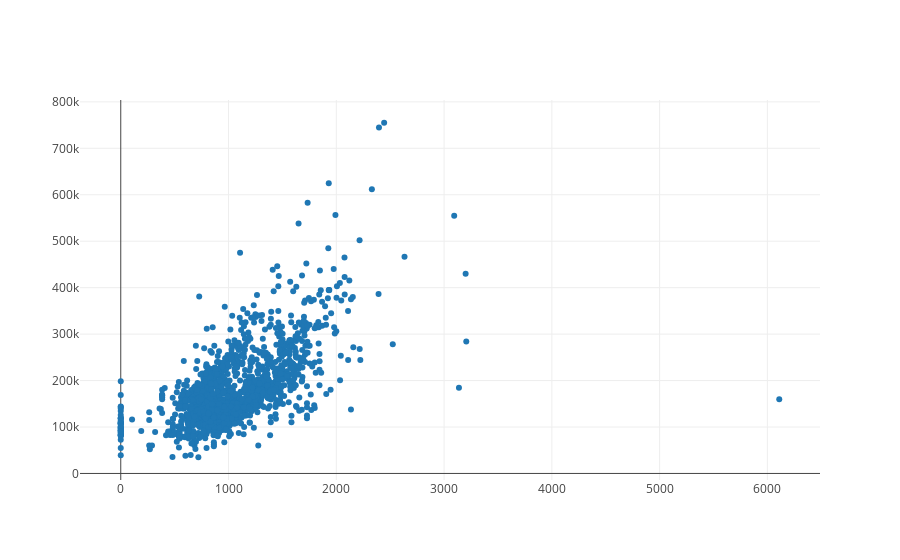

The notebook cell this image was saved under:
### Markdown cell above
## Dealing with Outliers
Lets look a possible outlier. It may not be an outlier and it may be best to keep the column as is, but lets just pretend it is actually an outlier.

### Code cell
import plotly.graph_objs as go
from plotly.offline import download_plotlyjs, init_notebook_mode, plot, iplot
init_notebook_mode(connected=True)

original_train.select('TotalBsmtSF',Y).toPandas().head()
trace = go.Scatter(
    x = original_train.select('TotalBsmtSF').rdd.flatMap(list).collect(),
    y = original_train.select(Y).rdd.flatMap(list).collect(),
    mode = 'markers'
)
data = [trace]

# Plot and embed in ipython notebook!
iplot(data)#, filename='basic-scatter')

### Figure 1 — Plotly figure (JSON) as saved in the notebook; plotly's stock layout.template omitted (floating-point values rounded to 4 significant figures; data arrays with more than 128 entries replaced by an {"elided": "..."} marker saying what was removed)
{"data": [{"mode": "markers", "type": "scatter", "x": {"elided": "1460 int values"}, "y": {"elided": "1460 int values"}}], "layout": {}}
